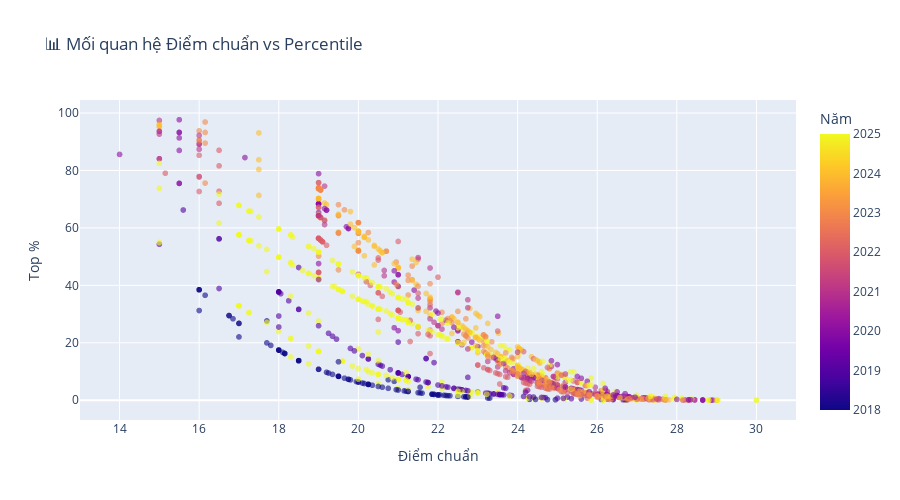

Source (notebook cell):
### Code cell
# Visualize Điểm vs Percentile
sample_data = df_train.sample(min(3000, len(df_train)))

fig = px.scatter(sample_data, x='diem_chuan', y='percentile_rank',
                 color='nam', opacity=0.6,
                 title='📊 Mối quan hệ Điểm chuẩn vs Percentile',
                 labels={'diem_chuan': 'Điểm chuẩn', 'percentile_rank': 'Top %', 'nam': 'Năm'})

fig.update_layout(height=500)
fig.show()

### Figure 1 — Plotly figure (JSON) as saved in the notebook; plotly's stock layout.template omitted (floating-point values rounded to 4 significant figures; data arrays with more than 128 entries replaced by an {"elided": "..."} marker saying what was removed)
{"data": [{"hovertemplate": "Điểm chuẩn=%{x}<br>Top %=%{y}<br>Năm=%{marker.color}<extra></extra>", "legendgroup": "", "marker": {"color": {"elided": "1254 int values"}, "coloraxis": "coloraxis", "opacity": 0.6, "symbol": "circle"}, "mode": "markers", "name": "", "showlegend": false, "type": "scattergl", "x": {"elided": "1254 float values"}, "xaxis": "x", "y": {"elided": "1254 float values"}, "yaxis": "y"}], "layout": {"coloraxis": {"colorbar": {"title": {"text": "Năm"}}, "colorscale": [[0, "#0d0887"], [0.1111, "#46039f"], [0.2222, "#7201a8"], [0.3333, "#9c179e"], [0.4444, "#bd3786"], [0.5556, "#d8576b"], [0.6667, "#ed7953"], [0.7778, "#fb9f3a"], [0.8889, "#fdca26"], [1, "#f0f921"]]}, "height": 500, "legend": {"tracegroupgap": 0}, "title": {"text": "📊 Mối quan hệ Điểm chuẩn vs Percentile"}, "xaxis": {"anchor": "y", "domain": [0, 1], "title": {"text": "Điểm chuẩn"}}, "yaxis": {"anchor": "x", "domain": [0, 1], "title": {"text": "Top %"}}}}
